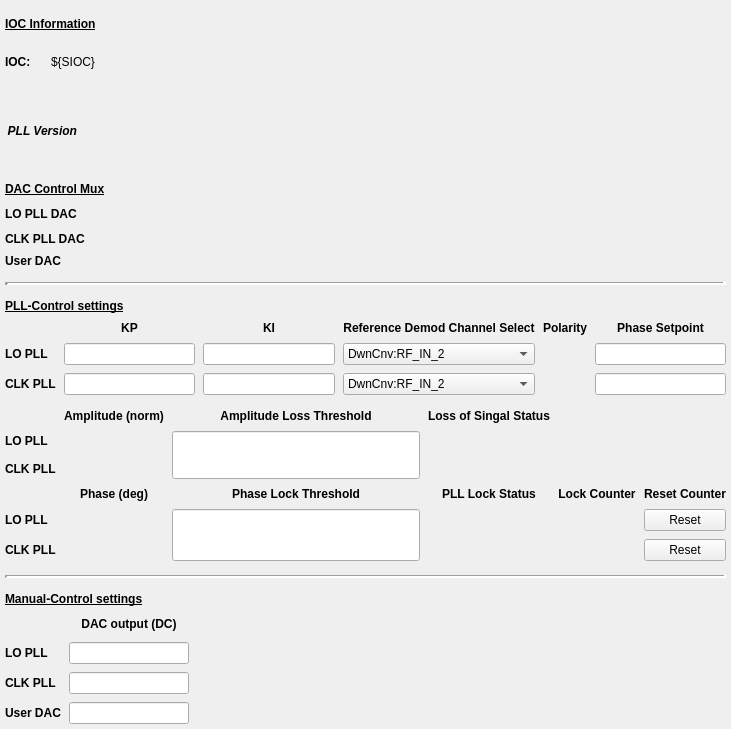
<?xml version="1.0" encoding="UTF-8"?>
<ui version="4.0">
 <class>Form</class>
 <widget class="QWidget" name="Form">
  <property name="geometry">
   <rect>
    <x>0</x>
    <y>0</y>
    <width>731</width>
    <height>729</height>
   </rect>
  </property>
  <property name="windowTitle">
   <string>PLL - ${DEV}</string>
  </property>
  <layout class="QGridLayout" name="gridLayout_2">
   <property name="leftMargin">
    <number>5</number>
   </property>
   <property name="topMargin">
    <number>5</number>
   </property>
   <property name="rightMargin">
    <number>5</number>
   </property>
   <property name="bottomMargin">
    <number>5</number>
   </property>
   <property name="horizontalSpacing">
    <number>12</number>
   </property>
   <property name="verticalSpacing">
    <number>14</number>
   </property>
   <item row="4" column="0">
    <layout class="QGridLayout" name="gridLayout_8">
     <property name="spacing">
      <number>8</number>
     </property>
     <item row="1" column="3">
      <spacer name="horizontalSpacer_2">
       <property name="orientation">
        <enum>Qt::Horizontal</enum>
       </property>
       <property name="sizeHint" stdset="0">
        <size>
         <width>40</width>
         <height>20</height>
        </size>
       </property>
      </spacer>
     </item>
     <item row="2" column="1" colspan="2">
      <widget class="PyDMEnumButton" name="PyDMEnumButton_12">
       <property name="sizePolicy">
        <sizepolicy hsizetype="Preferred" vsizetype="Fixed">
         <horstretch>0</horstretch>
         <verstretch>0</verstretch>
        </sizepolicy>
       </property>
       <property name="minimumSize">
        <size>
         <width>0</width>
         <height>0</height>
        </size>
       </property>
       <property name="maximumSize">
        <size>
         <width>16777215</width>
         <height>30</height>
        </size>
       </property>
       <property name="toolTip">
        <string/>
       </property>
       <property name="styleSheet">
        <string notr="true">QPushButton{font: 8px;}</string>
       </property>
       <property name="channel" stdset="0">
        <string>ca://${DEV}:CLOCK_DACMUX</string>
       </property>
       <property name="orientation" stdset="0">
        <enum>Qt::Horizontal</enum>
       </property>
       <property name="marginTop" stdset="0">
        <number>0</number>
       </property>
       <property name="marginBottom" stdset="0">
        <number>0</number>
       </property>
       <property name="marginLeft" stdset="0">
        <number>0</number>
       </property>
       <property name="marginRight" stdset="0">
        <number>0</number>
       </property>
       <property name="horizontalSpacing" stdset="0">
        <number>0</number>
       </property>
       <property name="verticalSpacing" stdset="0">
        <number>0</number>
       </property>
      </widget>
     </item>
     <item row="2" column="0">
      <widget class="QLabel" name="label_39">
       <property name="font">
        <font>
         <weight>75</weight>
         <bold>true</bold>
        </font>
       </property>
       <property name="text">
        <string>CLK PLL DAC</string>
       </property>
      </widget>
     </item>
     <item row="3" column="1" colspan="3">
      <widget class="PyDMEnumButton" name="PyDMEnumButton_8">
       <property name="sizePolicy">
        <sizepolicy hsizetype="Preferred" vsizetype="Fixed">
         <horstretch>0</horstretch>
         <verstretch>0</verstretch>
        </sizepolicy>
       </property>
       <property name="minimumSize">
        <size>
         <width>0</width>
         <height>0</height>
        </size>
       </property>
       <property name="maximumSize">
        <size>
         <width>16777215</width>
         <height>30</height>
        </size>
       </property>
       <property name="toolTip">
        <string/>
       </property>
       <property name="styleSheet">
        <string notr="true">QPushButton{font: 8px;}</string>
       </property>
       <property name="channel" stdset="0">
        <string>ca://${DEV}:USER_DACMUX</string>
       </property>
       <property name="orientation" stdset="0">
        <enum>Qt::Horizontal</enum>
       </property>
       <property name="marginTop" stdset="0">
        <number>0</number>
       </property>
       <property name="marginBottom" stdset="0">
        <number>0</number>
       </property>
       <property name="marginLeft" stdset="0">
        <number>0</number>
       </property>
       <property name="marginRight" stdset="0">
        <number>0</number>
       </property>
       <property name="horizontalSpacing" stdset="0">
        <number>0</number>
       </property>
       <property name="verticalSpacing" stdset="0">
        <number>0</number>
       </property>
      </widget>
     </item>
     <item row="3" column="0">
      <widget class="QLabel" name="label_40">
       <property name="font">
        <font>
         <weight>75</weight>
         <bold>true</bold>
        </font>
       </property>
       <property name="text">
        <string>User DAC</string>
       </property>
      </widget>
     </item>
     <item row="1" column="1" colspan="2">
      <widget class="PyDMEnumButton" name="PyDMEnumButton_13">
       <property name="sizePolicy">
        <sizepolicy hsizetype="Preferred" vsizetype="Fixed">
         <horstretch>0</horstretch>
         <verstretch>0</verstretch>
        </sizepolicy>
       </property>
       <property name="minimumSize">
        <size>
         <width>0</width>
         <height>0</height>
        </size>
       </property>
       <property name="maximumSize">
        <size>
         <width>16777215</width>
         <height>30</height>
        </size>
       </property>
       <property name="toolTip">
        <string/>
       </property>
       <property name="styleSheet">
        <string notr="true">QPushButton{font: 8px;}</string>
       </property>
       <property name="channel" stdset="0">
        <string>ca://${DEV}:LO_DACMUX</string>
       </property>
       <property name="orientation" stdset="0">
        <enum>Qt::Horizontal</enum>
       </property>
       <property name="marginTop" stdset="0">
        <number>0</number>
       </property>
       <property name="marginBottom" stdset="0">
        <number>0</number>
       </property>
       <property name="marginLeft" stdset="0">
        <number>0</number>
       </property>
       <property name="marginRight" stdset="0">
        <number>0</number>
       </property>
       <property name="horizontalSpacing" stdset="0">
        <number>0</number>
       </property>
       <property name="verticalSpacing" stdset="0">
        <number>0</number>
       </property>
      </widget>
     </item>
     <item row="1" column="0">
      <widget class="QLabel" name="label_38">
       <property name="font">
        <font>
         <weight>75</weight>
         <bold>true</bold>
        </font>
       </property>
       <property name="text">
        <string>LO PLL DAC</string>
       </property>
      </widget>
     </item>
     <item row="0" column="0" colspan="3">
      <widget class="QLabel" name="label_31">
       <property name="font">
        <font>
         <weight>75</weight>
         <bold>true</bold>
         <underline>true</underline>
        </font>
       </property>
       <property name="text">
        <string>DAC Control Mux</string>
       </property>
      </widget>
     </item>
     <item row="1" column="4">
      <spacer name="horizontalSpacer_4">
       <property name="orientation">
        <enum>Qt::Horizontal</enum>
       </property>
       <property name="sizeHint" stdset="0">
        <size>
         <width>40</width>
         <height>20</height>
        </size>
       </property>
      </spacer>
     </item>
    </layout>
   </item>
   <item row="8" column="0">
    <layout class="QGridLayout" name="gridLayout_6">
     <property name="spacing">
      <number>8</number>
     </property>
     <item row="1" column="3">
      <widget class="PyDMLabel" name="PyDMLabel_13">
       <property name="toolTip">
        <string/>
       </property>
       <property name="alignment">
        <set>Qt::AlignCenter</set>
       </property>
       <property name="alarmSensitiveContent" stdset="0">
        <bool>true</bool>
       </property>
       <property name="channel" stdset="0">
        <string>ca://${DEV}:LO_LOSSSTATUS</string>
       </property>
       <property name="displayFormat" stdset="0">
        <enum>PyDMLabel::String</enum>
       </property>
      </widget>
     </item>
     <item row="5" column="3">
      <widget class="PyDMLabel" name="PyDMLabel_10">
       <property name="toolTip">
        <string/>
       </property>
       <property name="alignment">
        <set>Qt::AlignCenter</set>
       </property>
       <property name="alarmSensitiveContent" stdset="0">
        <bool>true</bool>
       </property>
       <property name="channel" stdset="0">
        <string>ca://${DEV}:CLOCK_LOCKSTATUS</string>
       </property>
       <property name="displayFormat" stdset="0">
        <enum>PyDMLabel::String</enum>
       </property>
      </widget>
     </item>
     <item row="2" column="1">
      <widget class="PyDMLabel" name="PyDMLabel_8">
       <property name="minimumSize">
        <size>
         <width>0</width>
         <height>20</height>
        </size>
       </property>
       <property name="toolTip">
        <string/>
       </property>
       <property name="alignment">
        <set>Qt::AlignCenter</set>
       </property>
       <property name="alarmSensitiveContent" stdset="0">
        <bool>true</bool>
       </property>
       <property name="channel" stdset="0">
        <string>ca://${DEV}:CLOCK_AMPL</string>
       </property>
      </widget>
     </item>
     <item row="0" column="3">
      <widget class="QLabel" name="label_8">
       <property name="font">
        <font>
         <weight>75</weight>
         <bold>true</bold>
        </font>
       </property>
       <property name="text">
        <string>Loss of Singal Status</string>
       </property>
       <property name="alignment">
        <set>Qt::AlignCenter</set>
       </property>
      </widget>
     </item>
     <item row="4" column="3">
      <widget class="PyDMLabel" name="PyDMLabel_9">
       <property name="toolTip">
        <string/>
       </property>
       <property name="alignment">
        <set>Qt::AlignCenter</set>
       </property>
       <property name="alarmSensitiveContent" stdset="0">
        <bool>true</bool>
       </property>
       <property name="channel" stdset="0">
        <string>ca://${DEV}:LO_LOCKSTATUS</string>
       </property>
       <property name="displayFormat" stdset="0">
        <enum>PyDMLabel::String</enum>
       </property>
      </widget>
     </item>
     <item row="3" column="5">
      <widget class="QLabel" name="label_11">
       <property name="font">
        <font>
         <weight>75</weight>
         <bold>true</bold>
        </font>
       </property>
       <property name="text">
        <string>Reset Counter</string>
       </property>
       <property name="alignment">
        <set>Qt::AlignCenter</set>
       </property>
      </widget>
     </item>
     <item row="5" column="4">
      <widget class="PyDMLabel" name="PyDMLabel_12">
       <property name="toolTip">
        <string/>
       </property>
       <property name="alignment">
        <set>Qt::AlignCenter</set>
       </property>
       <property name="alarmSensitiveContent" stdset="0">
        <bool>true</bool>
       </property>
       <property name="channel" stdset="0">
        <string>ca://${DEV}:CLOCK_LOCKCNT</string>
       </property>
      </widget>
     </item>
     <item row="1" column="0">
      <widget class="QLabel" name="label_9">
       <property name="font">
        <font>
         <weight>75</weight>
         <bold>true</bold>
        </font>
       </property>
       <property name="text">
        <string>LO PLL</string>
       </property>
      </widget>
     </item>
     <item row="4" column="2" rowspan="2">
      <widget class="PyDMLineEdit" name="PyDMLineEdit_15">
       <property name="sizePolicy">
        <sizepolicy hsizetype="Expanding" vsizetype="Expanding">
         <horstretch>0</horstretch>
         <verstretch>0</verstretch>
        </sizepolicy>
       </property>
       <property name="toolTip">
        <string/>
       </property>
       <property name="alignment">
        <set>Qt::AlignCenter</set>
       </property>
       <property name="precision" stdset="0">
        <number>0</number>
       </property>
       <property name="showUnits" stdset="0">
        <bool>false</bool>
       </property>
       <property name="precisionFromPV" stdset="0">
        <bool>true</bool>
       </property>
       <property name="alarmSensitiveContent" stdset="0">
        <bool>true</bool>
       </property>
       <property name="alarmSensitiveBorder" stdset="0">
        <bool>true</bool>
       </property>
       <property name="PyDMToolTip" stdset="0">
        <string/>
       </property>
       <property name="monitorDisp" stdset="0">
        <bool>false</bool>
       </property>
       <property name="channel" stdset="0">
        <string>ca://${DEV}:LOCK_THRESHOLD</string>
       </property>
      </widget>
     </item>
     <item row="2" column="3">
      <widget class="PyDMLabel" name="PyDMLabel_14">
       <property name="toolTip">
        <string/>
       </property>
       <property name="alignment">
        <set>Qt::AlignCenter</set>
       </property>
       <property name="alarmSensitiveContent" stdset="0">
        <bool>true</bool>
       </property>
       <property name="channel" stdset="0">
        <string>ca://${DEV}:CLOCK_LOSSSTATUS</string>
       </property>
       <property name="displayFormat" stdset="0">
        <enum>PyDMLabel::String</enum>
       </property>
      </widget>
     </item>
     <item row="2" column="0">
      <widget class="QLabel" name="label_10">
       <property name="font">
        <font>
         <weight>75</weight>
         <bold>true</bold>
        </font>
       </property>
       <property name="text">
        <string>CLK PLL</string>
       </property>
      </widget>
     </item>
     <item row="3" column="1">
      <widget class="QLabel" name="label_4">
       <property name="font">
        <font>
         <weight>75</weight>
         <bold>true</bold>
        </font>
       </property>
       <property name="text">
        <string>Phase (deg)</string>
       </property>
       <property name="alignment">
        <set>Qt::AlignCenter</set>
       </property>
      </widget>
     </item>
     <item row="0" column="2">
      <widget class="QLabel" name="label_23">
       <property name="font">
        <font>
         <weight>75</weight>
         <bold>true</bold>
        </font>
       </property>
       <property name="text">
        <string>Amplitude Loss Threshold</string>
       </property>
       <property name="alignment">
        <set>Qt::AlignCenter</set>
       </property>
      </widget>
     </item>
     <item row="5" column="0">
      <widget class="QLabel" name="label_20">
       <property name="font">
        <font>
         <weight>75</weight>
         <bold>true</bold>
        </font>
       </property>
       <property name="text">
        <string>CLK PLL</string>
       </property>
      </widget>
     </item>
     <item row="1" column="2" rowspan="2">
      <widget class="PyDMLineEdit" name="PyDMLineEdit_14">
       <property name="sizePolicy">
        <sizepolicy hsizetype="Expanding" vsizetype="Expanding">
         <horstretch>0</horstretch>
         <verstretch>0</verstretch>
        </sizepolicy>
       </property>
       <property name="toolTip">
        <string/>
       </property>
       <property name="alignment">
        <set>Qt::AlignCenter</set>
       </property>
       <property name="precision" stdset="0">
        <number>0</number>
       </property>
       <property name="showUnits" stdset="0">
        <bool>false</bool>
       </property>
       <property name="precisionFromPV" stdset="0">
        <bool>true</bool>
       </property>
       <property name="alarmSensitiveContent" stdset="0">
        <bool>true</bool>
       </property>
       <property name="alarmSensitiveBorder" stdset="0">
        <bool>true</bool>
       </property>
       <property name="PyDMToolTip" stdset="0">
        <string/>
       </property>
       <property name="monitorDisp" stdset="0">
        <bool>false</bool>
       </property>
       <property name="channel" stdset="0">
        <string>ca://${DEV}:LOSS_THRESHOLD</string>
       </property>
      </widget>
     </item>
     <item row="3" column="2">
      <widget class="QLabel" name="label_22">
       <property name="font">
        <font>
         <weight>75</weight>
         <bold>true</bold>
        </font>
       </property>
       <property name="text">
        <string>Phase Lock Threshold</string>
       </property>
       <property name="alignment">
        <set>Qt::AlignCenter</set>
       </property>
      </widget>
     </item>
     <item row="0" column="1">
      <widget class="QLabel" name="label_5">
       <property name="font">
        <font>
         <weight>75</weight>
         <bold>true</bold>
        </font>
       </property>
       <property name="text">
        <string>Amplitude (norm)</string>
       </property>
       <property name="alignment">
        <set>Qt::AlignCenter</set>
       </property>
      </widget>
     </item>
     <item row="4" column="4">
      <widget class="PyDMLabel" name="PyDMLabel_11">
       <property name="toolTip">
        <string/>
       </property>
       <property name="alignment">
        <set>Qt::AlignCenter</set>
       </property>
       <property name="alarmSensitiveContent" stdset="0">
        <bool>true</bool>
       </property>
       <property name="channel" stdset="0">
        <string>ca://${DEV}:LO_LOCKCNT</string>
       </property>
      </widget>
     </item>
     <item row="3" column="3">
      <widget class="QLabel" name="label_14">
       <property name="font">
        <font>
         <weight>75</weight>
         <bold>true</bold>
        </font>
       </property>
       <property name="text">
        <string>PLL Lock Status</string>
       </property>
       <property name="alignment">
        <set>Qt::AlignCenter</set>
       </property>
      </widget>
     </item>
     <item row="5" column="1">
      <widget class="PyDMLabel" name="PyDMLabel_6">
       <property name="minimumSize">
        <size>
         <width>0</width>
         <height>20</height>
        </size>
       </property>
       <property name="toolTip">
        <string/>
       </property>
       <property name="alignment">
        <set>Qt::AlignCenter</set>
       </property>
       <property name="alarmSensitiveContent" stdset="0">
        <bool>true</bool>
       </property>
       <property name="channel" stdset="0">
        <string>ca://${DEV}:CLOCK_PHASE</string>
       </property>
      </widget>
     </item>
     <item row="4" column="1">
      <widget class="PyDMLabel" name="PyDMLabel_5">
       <property name="minimumSize">
        <size>
         <width>0</width>
         <height>20</height>
        </size>
       </property>
       <property name="toolTip">
        <string/>
       </property>
       <property name="alignment">
        <set>Qt::AlignCenter</set>
       </property>
       <property name="alarmSensitiveContent" stdset="0">
        <bool>true</bool>
       </property>
       <property name="channel" stdset="0">
        <string>ca://${DEV}:LO_PHASE</string>
       </property>
      </widget>
     </item>
     <item row="4" column="0">
      <widget class="QLabel" name="label_15">
       <property name="font">
        <font>
         <weight>75</weight>
         <bold>true</bold>
        </font>
       </property>
       <property name="text">
        <string>LO PLL</string>
       </property>
      </widget>
     </item>
     <item row="5" column="5">
      <widget class="PyDMPushButton" name="PyDMPushButton_2">
       <property name="toolTip">
        <string/>
       </property>
       <property name="text">
        <string>Reset</string>
       </property>
       <property name="checkable">
        <bool>false</bool>
       </property>
       <property name="channel" stdset="0">
        <string>ca://${DEV}:CLOCK_LOCKCNTRESET</string>
       </property>
       <property name="pressValue" stdset="0">
        <string>1</string>
       </property>
      </widget>
     </item>
     <item row="4" column="5">
      <widget class="PyDMPushButton" name="PyDMPushButton">
       <property name="toolTip">
        <string/>
       </property>
       <property name="text">
        <string>Reset</string>
       </property>
       <property name="checkable">
        <bool>false</bool>
       </property>
       <property name="channel" stdset="0">
        <string>ca://${DEV}:LO_LOCKCNTRESET</string>
       </property>
       <property name="pressValue" stdset="0">
        <string>1</string>
       </property>
      </widget>
     </item>
     <item row="3" column="4">
      <widget class="QLabel" name="label_7">
       <property name="font">
        <font>
         <weight>75</weight>
         <bold>true</bold>
        </font>
       </property>
       <property name="text">
        <string>Lock Counter</string>
       </property>
       <property name="alignment">
        <set>Qt::AlignCenter</set>
       </property>
      </widget>
     </item>
     <item row="1" column="1">
      <widget class="PyDMLabel" name="PyDMLabel_7">
       <property name="minimumSize">
        <size>
         <width>0</width>
         <height>20</height>
        </size>
       </property>
       <property name="toolTip">
        <string/>
       </property>
       <property name="alignment">
        <set>Qt::AlignCenter</set>
       </property>
       <property name="alarmSensitiveContent" stdset="0">
        <bool>true</bool>
       </property>
       <property name="channel" stdset="0">
        <string>ca://${DEV}:LO_AMPL</string>
       </property>
      </widget>
     </item>
    </layout>
   </item>
   <item row="1" column="0">
    <layout class="QHBoxLayout" name="horizontalLayout_3">
     <property name="spacing">
      <number>5</number>
     </property>
     <property name="leftMargin">
      <number>2</number>
     </property>
     <property name="topMargin">
      <number>2</number>
     </property>
     <property name="rightMargin">
      <number>2</number>
     </property>
     <property name="bottomMargin">
      <number>2</number>
     </property>
     <item>
      <widget class="QLabel" name="label">
       <property name="font">
        <font>
         <weight>75</weight>
         <italic>true</italic>
         <bold>true</bold>
        </font>
       </property>
       <property name="text">
        <string>PLL Version</string>
       </property>
       <property name="alignment">
        <set>Qt::AlignRight|Qt::AlignTrailing|Qt::AlignVCenter</set>
       </property>
      </widget>
     </item>
     <item>
      <widget class="PyDMLabel" name="PyDMLabel_15">
       <property name="toolTip">
        <string/>
       </property>
       <property name="channel" stdset="0">
        <string>ca://${DEV}:PLL_VER</string>
       </property>
       <property name="displayFormat" stdset="0">
        <enum>PyDMLabel::Hex</enum>
       </property>
      </widget>
     </item>
     <item>
      <spacer name="horizontalSpacer">
       <property name="orientation">
        <enum>Qt::Horizontal</enum>
       </property>
       <property name="sizeHint" stdset="0">
        <size>
         <width>40</width>
         <height>20</height>
        </size>
       </property>
      </spacer>
     </item>
    </layout>
   </item>
   <item row="11" column="0">
    <layout class="QGridLayout" name="gridLayout_9">
     <property name="spacing">
      <number>8</number>
     </property>
     <item row="3" column="0">
      <widget class="QLabel" name="label_25">
       <property name="font">
        <font>
         <weight>75</weight>
         <bold>true</bold>
        </font>
       </property>
       <property name="text">
        <string>LO PLL</string>
       </property>
      </widget>
     </item>
     <item row="4" column="0">
      <widget class="QLabel" name="label_26">
       <property name="font">
        <font>
         <weight>75</weight>
         <bold>true</bold>
        </font>
       </property>
       <property name="text">
        <string>CLK PLL</string>
       </property>
      </widget>
     </item>
     <item row="5" column="0">
      <widget class="QLabel" name="label_28">
       <property name="font">
        <font>
         <weight>75</weight>
         <bold>true</bold>
        </font>
       </property>
       <property name="text">
        <string>User DAC</string>
       </property>
      </widget>
     </item>
     <item row="2" column="1">
      <widget class="QLabel" name="label_32">
       <property name="font">
        <font>
         <weight>75</weight>
         <bold>true</bold>
        </font>
       </property>
       <property name="text">
        <string>DAC output (DC)</string>
       </property>
       <property name="alignment">
        <set>Qt::AlignCenter</set>
       </property>
      </widget>
     </item>
     <item row="3" column="1">
      <widget class="PyDMLineEdit" name="PyDMLineEdit_11">
       <property name="maximumSize">
        <size>
         <width>120</width>
         <height>16777215</height>
        </size>
       </property>
       <property name="toolTip">
        <string/>
       </property>
       <property name="alignment">
        <set>Qt::AlignCenter</set>
       </property>
       <property name="alarmSensitiveContent" stdset="0">
        <bool>true</bool>
       </property>
       <property name="channel" stdset="0">
        <string>ca://${DEV}:LO_DAC</string>
       </property>
      </widget>
     </item>
     <item row="4" column="1">
      <widget class="PyDMLineEdit" name="PyDMLineEdit_12">
       <property name="maximumSize">
        <size>
         <width>120</width>
         <height>16777215</height>
        </size>
       </property>
       <property name="toolTip">
        <string/>
       </property>
       <property name="alignment">
        <set>Qt::AlignCenter</set>
       </property>
       <property name="alarmSensitiveContent" stdset="0">
        <bool>true</bool>
       </property>
       <property name="channel" stdset="0">
        <string>ca://${DEV}:CLOCK_DAC</string>
       </property>
      </widget>
     </item>
     <item row="5" column="1">
      <widget class="PyDMLineEdit" name="PyDMLineEdit_16">
       <property name="maximumSize">
        <size>
         <width>120</width>
         <height>16777215</height>
        </size>
       </property>
       <property name="toolTip">
        <string/>
       </property>
       <property name="alignment">
        <set>Qt::AlignCenter</set>
       </property>
       <property name="alarmSensitiveContent" stdset="0">
        <bool>true</bool>
       </property>
       <property name="channel" stdset="0">
        <string>ca://${DEV}:USER_DAC</string>
       </property>
      </widget>
     </item>
     <item row="1" column="0" colspan="2">
      <widget class="QLabel" name="label_42">
       <property name="font">
        <font>
         <weight>75</weight>
         <bold>true</bold>
         <underline>true</underline>
        </font>
       </property>
       <property name="text">
        <string>Manual-Control settings</string>
       </property>
      </widget>
     </item>
     <item row="2" column="2">
      <spacer name="horizontalSpacer_3">
       <property name="orientation">
        <enum>Qt::Horizontal</enum>
       </property>
       <property name="sizeHint" stdset="0">
        <size>
         <width>40</width>
         <height>20</height>
        </size>
       </property>
      </spacer>
     </item>
    </layout>
   </item>
   <item row="6" column="0">
    <widget class="Line" name="line_3">
     <property name="lineWidth">
      <number>4</number>
     </property>
     <property name="orientation">
      <enum>Qt::Horizontal</enum>
     </property>
    </widget>
   </item>
   <item row="9" column="0">
    <widget class="Line" name="line_2">
     <property name="lineWidth">
      <number>3</number>
     </property>
     <property name="orientation">
      <enum>Qt::Horizontal</enum>
     </property>
    </widget>
   </item>
   <item row="7" column="0">
    <layout class="QGridLayout" name="gridLayout_3">
     <property name="spacing">
      <number>8</number>
     </property>
     <item row="5" column="0">
      <widget class="QLabel" name="label_17">
       <property name="font">
        <font>
         <weight>75</weight>
         <bold>true</bold>
        </font>
       </property>
       <property name="text">
        <string>CLK PLL</string>
       </property>
      </widget>
     </item>
     <item row="5" column="2">
      <widget class="PyDMLineEdit" name="PyDMLineEdit_4">
       <property name="toolTip">
        <string/>
       </property>
       <property name="alignment">
        <set>Qt::AlignCenter</set>
       </property>
       <property name="alarmSensitiveContent" stdset="0">
        <bool>true</bool>
       </property>
       <property name="channel" stdset="0">
        <string>ca://${DEV}:CLOCK_KI</string>
       </property>
      </widget>
     </item>
     <item row="2" column="4">
      <widget class="QLabel" name="label_19">
       <property name="font">
        <font>
         <weight>75</weight>
         <bold>true</bold>
        </font>
       </property>
       <property name="text">
        <string>Polarity</string>
       </property>
       <property name="alignment">
        <set>Qt::AlignCenter</set>
       </property>
      </widget>
     </item>
     <item row="2" column="2">
      <widget class="QLabel" name="label_13">
       <property name="font">
        <font>
         <weight>75</weight>
         <bold>true</bold>
        </font>
       </property>
       <property name="text">
        <string>KI</string>
       </property>
       <property name="alignment">
        <set>Qt::AlignCenter</set>
       </property>
      </widget>
     </item>
     <item row="2" column="1">
      <widget class="QLabel" name="label_12">
       <property name="font">
        <font>
         <weight>75</weight>
         <bold>true</bold>
        </font>
       </property>
       <property name="text">
        <string>KP</string>
       </property>
       <property name="alignment">
        <set>Qt::AlignCenter</set>
       </property>
      </widget>
     </item>
     <item row="2" column="5">
      <widget class="QLabel" name="label_21">
       <property name="font">
        <font>
         <weight>75</weight>
         <bold>true</bold>
        </font>
       </property>
       <property name="text">
        <string>Phase Setpoint</string>
       </property>
       <property name="alignment">
        <set>Qt::AlignCenter</set>
       </property>
      </widget>
     </item>
     <item row="5" column="1">
      <widget class="PyDMLineEdit" name="PyDMLineEdit_2">
       <property name="toolTip">
        <string/>
       </property>
       <property name="alignment">
        <set>Qt::AlignCenter</set>
       </property>
       <property name="alarmSensitiveContent" stdset="0">
        <bool>true</bool>
       </property>
       <property name="channel" stdset="0">
        <string>ca://${DEV}:CLOCK_KP</string>
       </property>
      </widget>
     </item>
     <item row="3" column="5">
      <widget class="PyDMLineEdit" name="PyDMLineEdit_10">
       <property name="toolTip">
        <string/>
       </property>
       <property name="alignment">
        <set>Qt::AlignCenter</set>
       </property>
       <property name="alarmSensitiveContent" stdset="0">
        <bool>true</bool>
       </property>
       <property name="channel" stdset="0">
        <string>ca://${DEV}:LO_PLLSETPHASE</string>
       </property>
      </widget>
     </item>
     <item row="5" column="4">
      <widget class="PyDMEnumButton" name="PyDMEnumButton_2">
       <property name="sizePolicy">
        <sizepolicy hsizetype="Preferred" vsizetype="Fixed">
         <horstretch>0</horstretch>
         <verstretch>0</verstretch>
        </sizepolicy>
       </property>
       <property name="maximumSize">
        <size>
         <width>16777215</width>
         <height>30</height>
        </size>
       </property>
       <property name="toolTip">
        <string/>
       </property>
       <property name="styleSheet">
        <string notr="true">QPushButton{font: 8px;}</string>
       </property>
       <property name="channel" stdset="0">
        <string>ca://${DEV}:CLOCK_POL</string>
       </property>
       <property name="orientation" stdset="0">
        <enum>Qt::Horizontal</enum>
       </property>
       <property name="marginTop" stdset="0">
        <number>0</number>
       </property>
       <property name="marginBottom" stdset="0">
        <number>0</number>
       </property>
       <property name="marginLeft" stdset="0">
        <number>0</number>
       </property>
       <property name="marginRight" stdset="0">
        <number>0</number>
       </property>
       <property name="horizontalSpacing" stdset="0">
        <number>0</number>
       </property>
       <property name="verticalSpacing" stdset="0">
        <number>0</number>
       </property>
      </widget>
     </item>
     <item row="3" column="1">
      <widget class="PyDMLineEdit" name="PyDMLineEdit">
       <property name="toolTip">
        <string/>
       </property>
       <property name="alignment">
        <set>Qt::AlignCenter</set>
       </property>
       <property name="alarmSensitiveContent" stdset="0">
        <bool>true</bool>
       </property>
       <property name="channel" stdset="0">
        <string>ca://${DEV}:LO_KP</string>
       </property>
      </widget>
     </item>
     <item row="3" column="0">
      <widget class="QLabel" name="label_16">
       <property name="font">
        <font>
         <weight>75</weight>
         <bold>true</bold>
        </font>
       </property>
       <property name="text">
        <string>LO PLL</string>
       </property>
      </widget>
     </item>
     <item row="3" column="3">
      <widget class="PyDMEnumComboBox" name="PyDMEnumComboBox">
       <property name="toolTip">
        <string/>
       </property>
       <property name="channel" stdset="0">
        <string>ca://${DEV}:LO_REFSELECT</string>
       </property>
       <item>
        <property name="text">
         <string>DwnCnv:RF_IN_2</string>
        </property>
       </item>
       <item>
        <property name="text">
         <string>DwnCnv:RF_IN_1</string>
        </property>
       </item>
       <item>
        <property name="text">
         <string>DwnCnv:RF_IN_4</string>
        </property>
       </item>
       <item>
        <property name="text">
         <string>DwnCnv:RF_IN_3</string>
        </property>
       </item>
       <item>
        <property name="text">
         <string>DwnCnv:RF_IN_6</string>
        </property>
       </item>
       <item>
        <property name="text">
         <string>DwnCnv:RF_IN_5</string>
        </property>
       </item>
       <item>
        <property name="text">
         <string>UpCnv:RF_IN_2</string>
        </property>
       </item>
       <item>
        <property name="text">
         <string>UpCnv:RF_IN_1</string>
        </property>
       </item>
       <item>
        <property name="text">
         <string>UpCnv:RF_IN_3</string>
        </property>
       </item>
       <item>
        <property name="text">
         <string>UpCnv:RF_OUT_MON</string>
        </property>
       </item>
       <item>
        <property name="text">
         <string>UpCnv:TRIG_MON</string>
        </property>
       </item>
       <item>
        <property name="text">
         <string>UpCnv:DC_IN_1</string>
        </property>
       </item>
      </widget>
     </item>
     <item row="3" column="2">
      <widget class="PyDMLineEdit" name="PyDMLineEdit_3">
       <property name="toolTip">
        <string/>
       </property>
       <property name="alignment">
        <set>Qt::AlignCenter</set>
       </property>
       <property name="alarmSensitiveContent" stdset="0">
        <bool>true</bool>
       </property>
       <property name="channel" stdset="0">
        <string>ca://${DEV}:LO_KI</string>
       </property>
      </widget>
     </item>
     <item row="5" column="5">
      <widget class="PyDMLineEdit" name="PyDMLineEdit_9">
       <property name="toolTip">
        <string/>
       </property>
       <property name="alignment">
        <set>Qt::AlignCenter</set>
       </property>
       <property name="alarmSensitiveContent" stdset="0">
        <bool>true</bool>
       </property>
       <property name="channel" stdset="0">
        <string>ca://${DEV}:CLOCK_PLLSETPHASE</string>
       </property>
      </widget>
     </item>
     <item row="3" column="4">
      <widget class="PyDMEnumButton" name="PyDMEnumButton">
       <property name="sizePolicy">
        <sizepolicy hsizetype="Preferred" vsizetype="Fixed">
         <horstretch>0</horstretch>
         <verstretch>0</verstretch>
        </sizepolicy>
       </property>
       <property name="maximumSize">
        <size>
         <width>16777215</width>
         <height>30</height>
        </size>
       </property>
       <property name="toolTip">
        <string/>
       </property>
       <property name="styleSheet">
        <string notr="true">QPushButton{font: 8px;}</string>
       </property>
       <property name="channel" stdset="0">
        <string>ca://${DEV}:LO_POL</string>
       </property>
       <property name="orientation" stdset="0">
        <enum>Qt::Horizontal</enum>
       </property>
       <property name="marginTop" stdset="0">
        <number>0</number>
       </property>
       <property name="marginBottom" stdset="0">
        <number>0</number>
       </property>
       <property name="marginLeft" stdset="0">
        <number>0</number>
       </property>
       <property name="marginRight" stdset="0">
        <number>0</number>
       </property>
       <property name="horizontalSpacing" stdset="0">
        <number>0</number>
       </property>
       <property name="verticalSpacing" stdset="0">
        <number>0</number>
       </property>
      </widget>
     </item>
     <item row="2" column="3">
      <widget class="QLabel" name="label_18">
       <property name="font">
        <font>
         <weight>75</weight>
         <bold>true</bold>
        </font>
       </property>
       <property name="text">
        <string>Reference Demod Channel Select</string>
       </property>
       <property name="alignment">
        <set>Qt::AlignCenter</set>
       </property>
      </widget>
     </item>
     <item row="5" column="3">
      <widget class="PyDMEnumComboBox" name="PyDMEnumComboBox_2">
       <property name="toolTip">
        <string/>
       </property>
       <property name="channel" stdset="0">
        <string>ca://${DEV}:CLOCK_REFSELECT</string>
       </property>
       <item>
        <property name="text">
         <string>DwnCnv:RF_IN_2</string>
        </property>
       </item>
       <item>
        <property name="text">
         <string>DwnCnv:RF_IN_1</string>
        </property>
       </item>
       <item>
        <property name="text">
         <string>DwnCnv:RF_IN_4</string>
        </property>
       </item>
       <item>
        <property name="text">
         <string>DwnCnv:RF_IN_3</string>
        </property>
       </item>
       <item>
        <property name="text">
         <string>DwnCnv:RF_IN_6</string>
        </property>
       </item>
       <item>
        <property name="text">
         <string>DwnCnv:RF_IN_5</string>
        </property>
       </item>
       <item>
        <property name="text">
         <string>UpCnv:RF_IN_2</string>
        </property>
       </item>
       <item>
        <property name="text">
         <string>UpCnv:RF_IN_1</string>
        </property>
       </item>
       <item>
        <property name="text">
         <string>UpCnv:RF_IN_3</string>
        </property>
       </item>
       <item>
        <property name="text">
         <string>UpCnv:RF_OUT_MON</string>
        </property>
       </item>
       <item>
        <property name="text">
         <string>UpCnv:TRIG_MON</string>
        </property>
       </item>
       <item>
        <property name="text">
         <string>UpCnv:DC_IN_1</string>
        </property>
       </item>
      </widget>
     </item>
     <item row="1" column="0" colspan="6">
      <widget class="QLabel" name="label_41">
       <property name="font">
        <font>
         <weight>75</weight>
         <bold>true</bold>
         <underline>true</underline>
        </font>
       </property>
       <property name="text">
        <string>PLL-Control settings</string>
       </property>
      </widget>
     </item>
    </layout>
   </item>
   <item row="0" column="0">
    <layout class="QGridLayout" name="gridLayout">
     <item row="1" column="1">
      <widget class="PyDMLabel" name="PyDMLabel">
       <property name="toolTip">
        <string/>
       </property>
       <property name="text">
        <string>${SIOC}</string>
       </property>
      </widget>
     </item>
     <item row="1" column="0">
      <widget class="QLabel" name="label_3">
       <property name="font">
        <font>
         <weight>75</weight>
         <bold>true</bold>
        </font>
       </property>
       <property name="text">
        <string>IOC: </string>
       </property>
      </widget>
     </item>
     <item row="0" column="0" colspan="2">
      <widget class="QLabel" name="label_2">
       <property name="minimumSize">
        <size>
         <width>0</width>
         <height>20</height>
        </size>
       </property>
       <property name="font">
        <font>
         <weight>75</weight>
         <bold>true</bold>
         <underline>true</underline>
        </font>
       </property>
       <property name="text">
        <string>IOC Information</string>
       </property>
      </widget>
     </item>
     <item row="1" column="2">
      <spacer name="horizontalSpacer_5">
       <property name="orientation">
        <enum>Qt::Horizontal</enum>
       </property>
       <property name="sizeHint" stdset="0">
        <size>
         <width>40</width>
         <height>20</height>
        </size>
       </property>
      </spacer>
     </item>
    </layout>
   </item>
  </layout>
 </widget>
 <customwidgets>
  <customwidget>
   <class>PyDMLabel</class>
   <extends>QLabel</extends>
   <header>pydm.widgets.label</header>
  </customwidget>
  <customwidget>
   <class>PyDMEnumButton</class>
   <extends>QWidget</extends>
   <header>pydm.widgets.enum_button</header>
  </customwidget>
  <customwidget>
   <class>PyDMEnumComboBox</class>
   <extends>QComboBox</extends>
   <header>pydm.widgets.enum_combo_box</header>
  </customwidget>
  <customwidget>
   <class>PyDMLineEdit</class>
   <extends>QLineEdit</extends>
   <header>pydm.widgets.line_edit</header>
  </customwidget>
  <customwidget>
   <class>PyDMPushButton</class>
   <extends>QPushButton</extends>
   <header>pydm.widgets.pushbutton</header>
  </customwidget>
 </customwidgets>
 <resources/>
 <connections/>
</ui>
